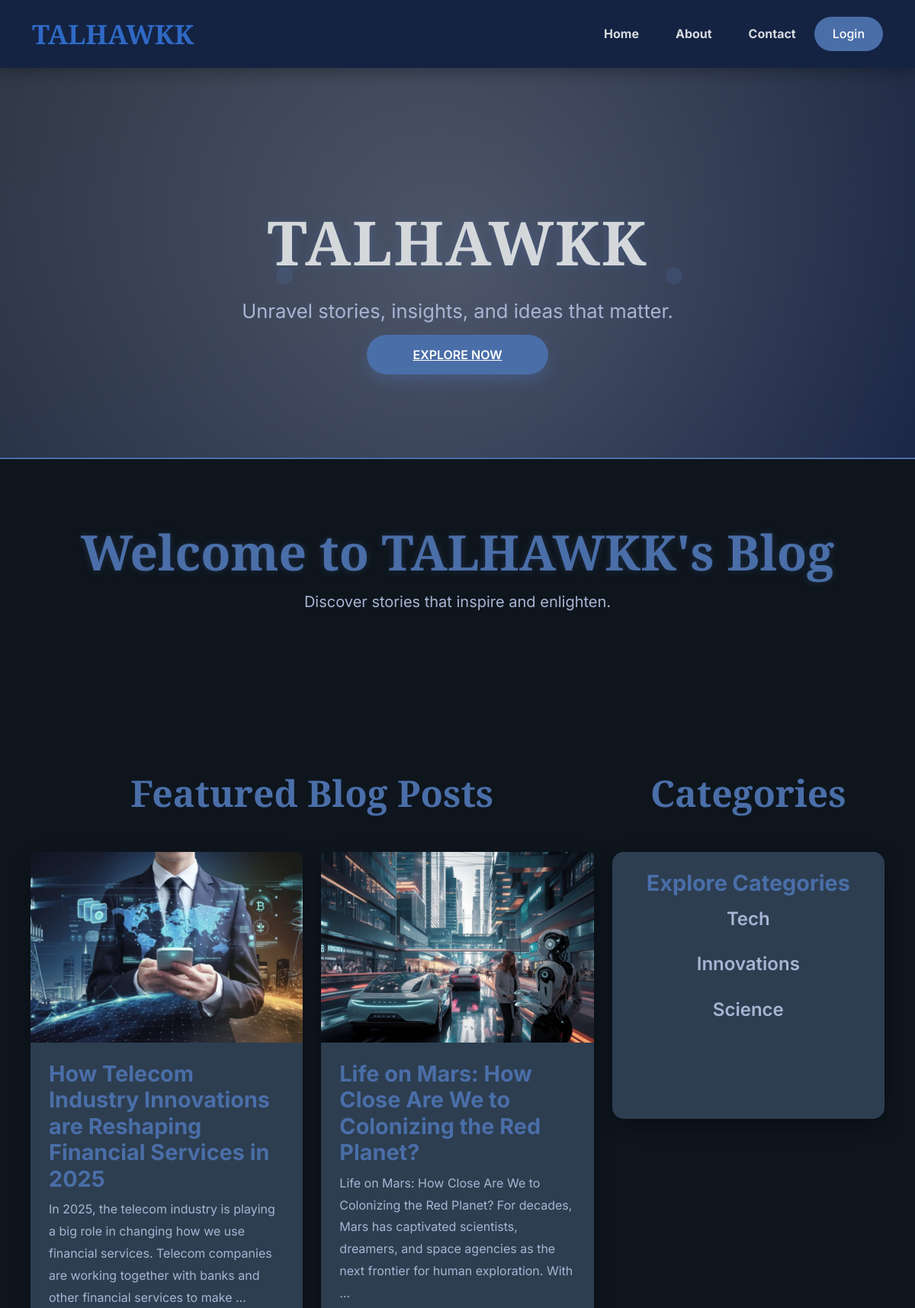
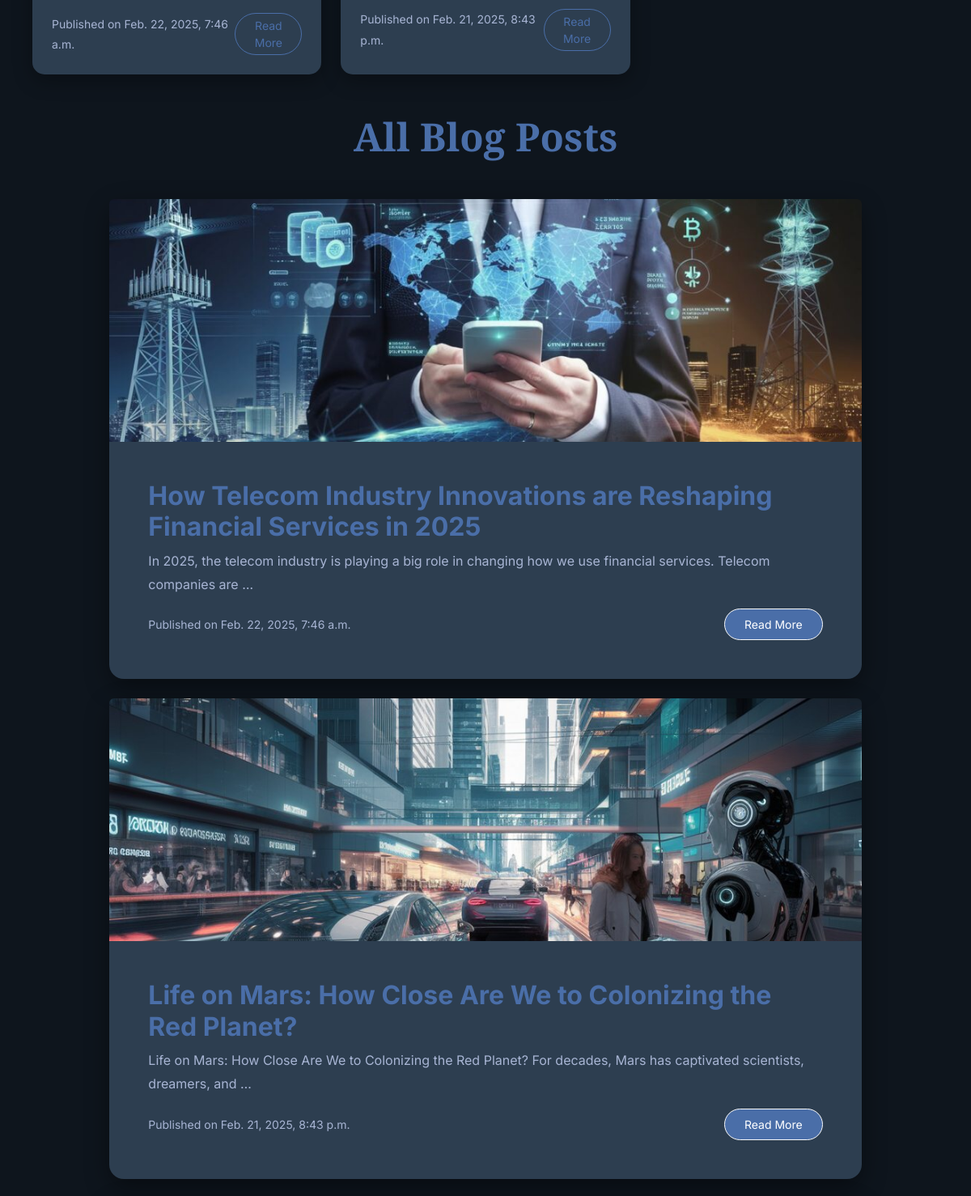
The page / (upper part) on the database its author committed (2 pictures, top to bottom).
### blog/models.py (models this page shows, shortened)
class Post(models.Model):
    category = models.ForeignKey('Category', on_delete=models.SET_NULL, null=True, blank=True)
    title = models.CharField(max_length=100)
    content = models.TextField()
    image = models.ImageField(upload_to='blog_images/', null=True, blank=True)  # Added upload_to
    date = models.DateTimeField(auto_now_add=True)

class Category(models.Model):
    name = models.CharField(max_length=100, unique=True)

### blog/views.py (the view)
# urls.py: 2. Add a URL to urlpatterns:  path('', views.home, name='home')
def home(request):
    post=Post.objects.all().order_by('-date')
    categories = Category.objects.all()
    return render(request, 'blog/home.html',{'posts':post,'categories':categories})

### blog/templates/blog/home.html (shortened to what this page needs)
{% extends 'blog/base.html' %}
{% load static %}
{% block welcome %}
<div class="text-center mt-4 mb-5 hero-content" style="position: relative;">
  <h1 class="fw-bold" style="font-family: 'Playfair Display', serif; font-size: 4rem; color: #4a6ea8; text-shadow: 0 0 10px rgba(74, 110, 168, 0.3); transition: all 0.5s ease;">Welcome to TALHAWKK's Blog</h1>
  <p class="fs-5" style="color: #a8b5d4; transition: all 0.5s ease;">Discover stories that inspire and enlighten.</p>
</div>
{% endblock welcome %}
{% block content %}
<div class="container content-wrapper">
  <div class="row row-cols-1 row-cols-md-3 g-4 mb-5">
    <div class="col-md-8">
      <h1 class="text-center fw-bold mb-5" style="font-family: 'Playfair Display', serif; color: #4a6ea8; font-size: 3rem;">Featured Blog Posts</h1>
      <div class="row row-cols-1 row-cols-md-2 g-4">
        {% for post in posts|slice:":2" %}
        <div class="col">
          <div class="card border-0 h-100" style="background: #2d3e50; border-radius: 15px; box-shadow: 0 8px 25px rgba(0, 0, 0, 0.3); transition: transform 0.3s ease, box-shadow 0.3s ease;">
            {% if post.image %}
            <img src="{{ post.image.url }}" class="card-img-top rounded-top" style="border-radius: 15px 15px 0 0; height: 250px; object-fit: cover;" alt="{{ post.title }}">
            {% endif %}
            <div class="card-body p-4">
              <h3 class="card-title fw-bold" style="color: #4a6ea8; font-size: 1.8rem;">{{ post.title }}</h3>
              <p class="card-text" style="color: #a8b5d4;">{{ post.content|truncatewords:30 }}</p>
              <div class="d-flex justify-content-between align-items-center">
                <span class="small" style="color: #a8b5d4;">Published on {{ post.date }}</span>
                <a href="{% url 'readblog' post.id %}" class="btn btn-outline-light btn-sm rounded-pill" style="border-color: #4a6ea8; color: #4a6ea8;">Read More</a>
              </div>
            </div>
          </div>
        </div>
        {% endfor %}
      </div>
    </div>
    <div class="col-md-4">
      <h1 class="text-center fw-bold mb-5" style="font-family: 'Playfair Display', serif; color: #4a6ea8; font-size: 3rem;">Categories</h1>
      <div class="col-12">
        <div class="card border-0 text-center" style="background: #2d3e50; border-radius: 15px; box-shadow: 0 8px 25px rgba(0, 0, 0, 0.3); height: 350px; overflow-y: auto;">
          <div class="card-body p-4">
            <h3 class="card-title fw-bold" style="color: #4a6ea8; font-size: 1.8rem;">Explore Categories</h3>
            <ul class="list-unstyled" style="color: #a8b5d4;">
              {% for category in categories %}
              <li class="mb-3"><a href="{% url 'category_posts' category.id %}" class="text-decoration-none" style="color: #a8b5d4; font-size: 1.5rem; font-weight: 600;">{{ category.name }}</a></li>
              {% empty %}
              <li>No categories available</li>
              {% endfor %}
            </ul>
          </div>
        </div>
      </div>
    </div>
  </div>
  <h1 class="text-center fw-bold mb-5 mt-5" style="font-family: 'Playfair Display', serif; color: #4a6ea8; font-size: 3rem;">All Blog Posts</h1>
  <div class="row g-4 justify-content-center blogs-container">
    {% if posts|length > 4 %}
      {% for post in posts|slice:":4" %}
      <div class="col-12 col-md-10 blog-post" style="display: block;">
        <div class="card border-0" style="background: #2d3e50; border-radius: 18px; box-shadow: 0 10px 30px rgba(0, 0, 0, 0.4); transition: transform 0.3s ease, box-shadow 0.3s ease;">
          {% if post.image %}
          <img src="{{ post.image.url }}" class="card-img-top rounded-top" style="border-radius: 18px 18px 0 0; height: 300px; object-fit: cover;" alt="{{ post.title }}">
          {% endif %}
          <div class="card-body p-5 text-left">
            <h3 class="card-title fw-bold" style="color: #4a6ea8; font-size: 2rem;">{{ post.title }}</h3>
            <p class="card-text" style="color: #a8b5d4;">{{ post.content|truncatewords:20 }}</p>
            <div class="d-flex justify-content-between align-items-center">
              <span class="small" style="color: #a8b5d4;">Published on {{ post.date }}</span>
              <a href="{% url 'readblog' post.id %}" class="btn btn-light btn-sm rounded-pill px-4 py-2 read-more-btn" style="background: #4a6ea8; color: #fff; transition: all 0.3s ease;">Read More</a>
            </div>
          </div>
        </div>
      </div>
      {% endfor %}
    {% endif %}
  </div>
</div>
{% endblock content %}

### blog/templates/blog/base.html (style rules this page uses)
.hero-content { position: relative; z-index: 1; transition: all 0.6s ease; }
.content-wrapper { max-width: 1200px; margin: 0 auto; padding: 60px 20px 20px; background: none; box-shadow: none; }

### rows shown on the page
Post: image (picture), title "How Telecom Industry Innovations are Reshaping Financial Services in 2025", content "In 2025, the telecom industry is playing a big role in changing how we use financial services. Telecom companies are working together with banks and other financial services to make …", date "Feb. 22, 2025, 7:46 a.m.", content "In 2025, the telecom industry is playing a big role in changing how we use financial services. Telecom companies are …"
Post: image (picture), title "Life on Mars: How Close Are We to Colonizing the Red Planet?", content "Life on Mars: How Close Are We to Colonizing the Red Planet? For decades, Mars has captivated scientists, dreamers, and space agencies as the next frontier for human exploration. With …", date "Feb. 21, 2025, 8:43 p.m.", content "Life on Mars: How Close Are We to Colonizing the Red Planet? For decades, Mars has captivated scientists, dreamers, and …"
Category: name "Tech"
Category: name "Innovations"
Category: name "Science"
